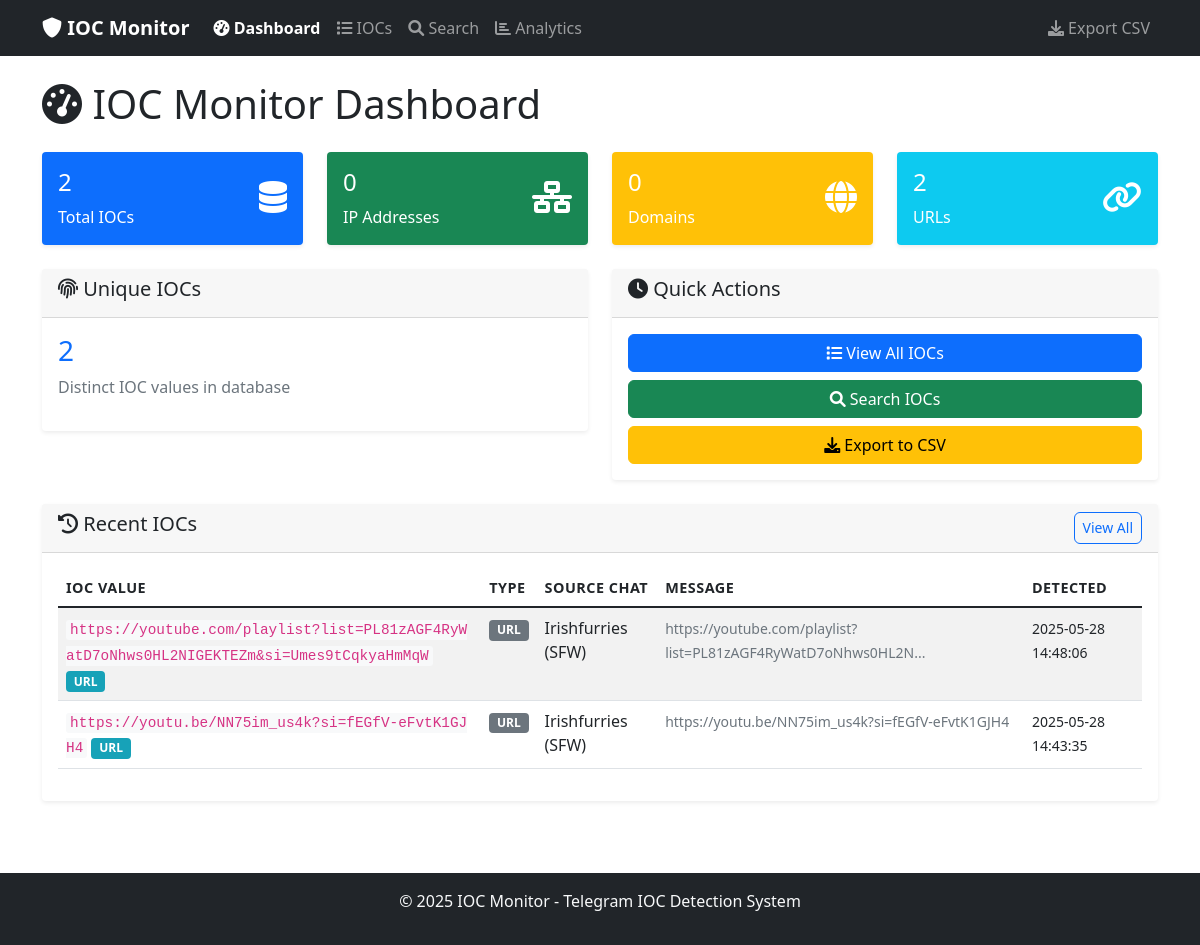
Before: / with the older database file.
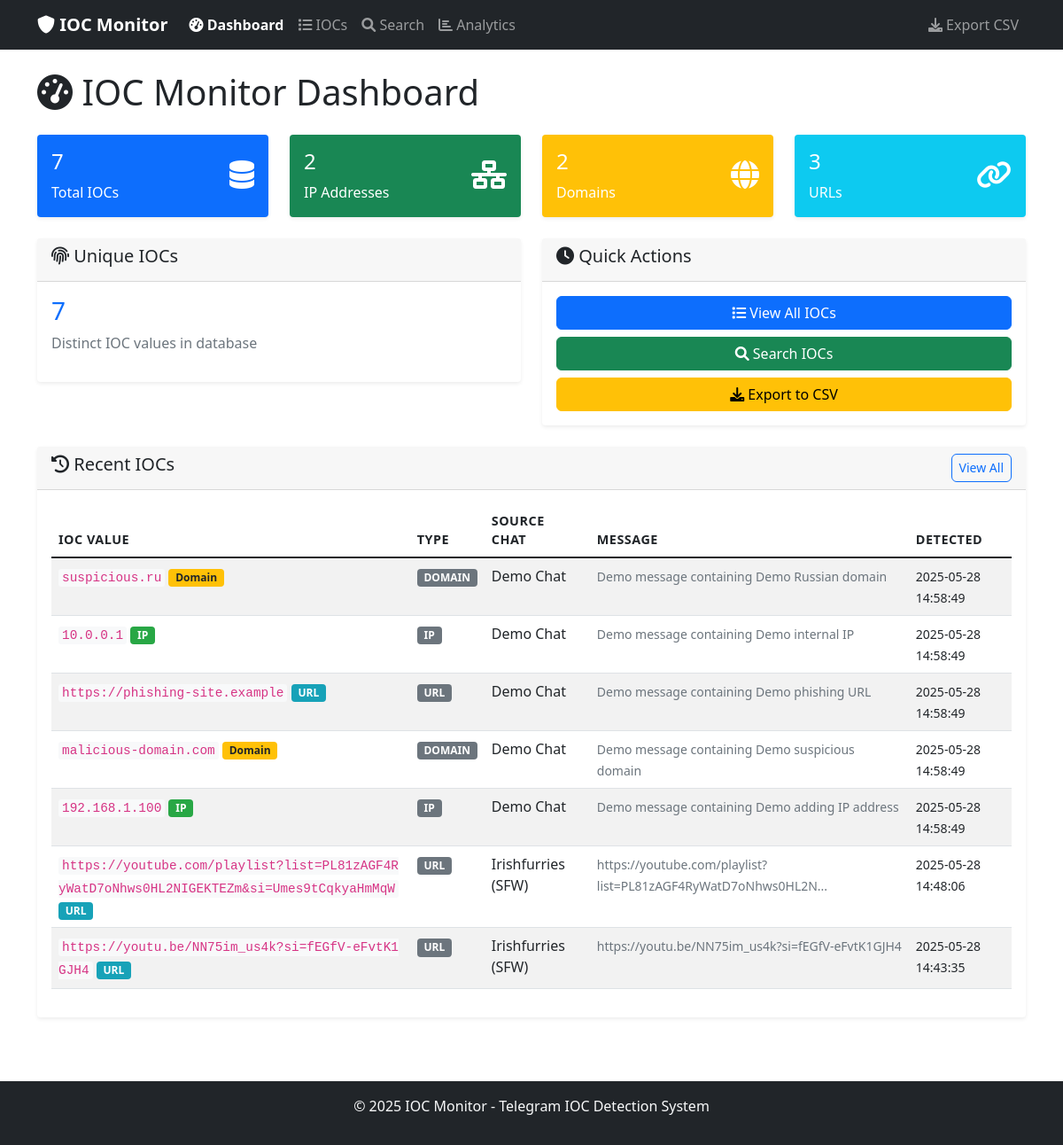
After: the same page with the newer database file.
### tables this page shows
CREATE TABLE iocs (
                    id INTEGER PRIMARY KEY AUTOINCREMENT,
                    ioc_value TEXT NOT NULL,
                    ioc_type TEXT NOT NULL,
                    source_chat_id INTEGER,
                    source_chat_title TEXT,
                    source_message_id INTEGER,
                    message_content TEXT,
                    sender_id INTEGER,
                    sender_username TEXT,
                    detected_at TIMESTAMP DEFAULT CURRENT_TIMESTAMP,
                    UNIQUE(ioc_value, ioc_type, source_message_id)
                );

### web_gui.py (the view)
@app.route('/')
def dashboard():
    stats = db.get_stats()
    recent_iocs = db.get_iocs(limit=10)
    for ioc in recent_iocs:
        try:
            ioc['detected_at'] = datetime.fromisoformat(ioc['detected_at']).strftime('%Y-%m-%d %H:%M:%S')
        except:
            pass
        if ioc['message_content'] and len(ioc['message_content']) > 100:
            ioc['message_content'] = ioc['message_content'][:100] + '...'
    return render_template('dashboard.html', stats=stats, recent_iocs=recent_iocs)

### database.py (called while the page is built)
    def get_stats(self) -> Dict[str, int]:
        try:
            with sqlite3.connect(self.db_path) as conn:
                cursor = conn.cursor()
                stats = {}
                cursor.execute('SELECT COUNT(*) FROM iocs')
                stats['total_iocs'] = cursor.fetchone()[0]
                cursor.execute('''
                    SELECT ioc_type, COUNT(*)
                    FROM iocs
                    GROUP BY ioc_type
                ''')
                for ioc_type, count in cursor.fetchall():
                    stats[f'{ioc_type}_count'] = count
                cursor.execute('SELECT COUNT(DISTINCT ioc_value) FROM iocs')
                stats['unique_iocs'] = cursor.fetchone()[0]
                return stats
        except sqlite3.Error as e:
            print(f"Database error: {e}")
            return {}

### web_gui.py (called while the page is built)
@app.template_filter('truncate_text')
def truncate_text_filter(text, length=50):
    if not text:
        return ''
    if len(text) <= length:
        return text
    return text[:length] + '...'

### templates/dashboard.html (shortened to what this page needs)
{% extends "base.html" %}
{% block content %}
<div class="row">
    <div class="col-12">
        <h1 class="mb-4"><i class="fas fa-tachometer-alt"></i> IOC Monitor Dashboard</h1>
    </div>
</div>
<div class="row mb-4">
    <div class="col-md-3">
        <div class="card bg-primary text-white">
            <div class="card-body">
                <div class="d-flex justify-content-between">
                    <div>
                        <h4 class="card-title">{{ stats.get('total_iocs', 0) }}</h4>
                        <p class="card-text">Total IOCs</p>
                    </div>
                    <div class="align-self-center">
                        <i class="fas fa-database fa-2x"></i>
                    </div>
                </div>
            </div>
        </div>
    </div>
    <div class="col-md-3">
        <div class="card bg-success text-white">
            <div class="card-body">
                <div class="d-flex justify-content-between">
                    <div>
                        <h4 class="card-title">{{ stats.get('ip_count', 0) }}</h4>
                        <p class="card-text">IP Addresses</p>
                    </div>
                    <div class="align-self-center">
                        <i class="fas fa-network-wired fa-2x"></i>
                    </div>
                </div>
            </div>
        </div>
    </div>
    <div class="col-md-3">
        <div class="card bg-warning text-white">
            <div class="card-body">
                <div class="d-flex justify-content-between">
                    <div>
                        <h4 class="card-title">{{ stats.get('domain_count', 0) }}</h4>
                        <p class="card-text">Domains</p>
                    </div>
                    <div class="align-self-center">
                        <i class="fas fa-globe fa-2x"></i>
                    </div>
                </div>
            </div>
        </div>
    </div>
    <div class="col-md-3">
        <div class="card bg-info text-white">
            <div class="card-body">
                <div class="d-flex justify-content-between">
                    <div>
                        <h4 class="card-title">{{ stats.get('url_count', 0) }}</h4>
                        <p class="card-text">URLs</p>
                    </div>
                    <div class="align-self-center">
                        <i class="fas fa-link fa-2x"></i>
                    </div>
                </div>
            </div>
        </div>
    </div>
</div>
<div class="row mb-4">
    <div class="col-md-6">
        <div class="card">
            <div class="card-header">
                <h5><i class="fas fa-fingerprint"></i> Unique IOCs</h5>
            </div>
            <div class="card-body">
                <h3 class="text-primary">{{ stats.get('unique_iocs', 0) }}</h3>
                <p class="text-muted">Distinct IOC values in database</p>
            </div>
        </div>
    </div>
    <div class="col-md-6">
        <div class="card">
            <div class="card-header">
                <h5><i class="fas fa-clock"></i> Quick Actions</h5>
            </div>
            <div class="card-body">
                <a href="{{ url_for('list_iocs') }}" class="btn btn-primary mb-2 d-block">
                    <i class="fas fa-list"></i> View All IOCs
                </a>
                <a href="{{ url_for('search') }}" class="btn btn-success mb-2 d-block">
                    <i class="fas fa-search"></i> Search IOCs
                </a>
                <a href="{{ url_for('export_csv') }}" class="btn btn-warning d-block">
                    <i class="fas fa-download"></i> Export to CSV
                </a>
            </div>
        </div>
    </div>
</div>
<div class="row">
    <div class="col-12">
        <div class="card">
            <div class="card-header d-flex justify-content-between">
                <h5><i class="fas fa-history"></i> Recent IOCs</h5>
                <a href="{{ url_for('list_iocs') }}" class="btn btn-sm btn-outline-primary">View All</a>
            </div>
            <div class="card-body">
                {% if recent_iocs %}
                    <div class="table-responsive">
                        <table class="table table-striped">
                            <thead>
                                <tr>
                                    <th>IOC Value</th>
                                    <th>Type</th>
                                    <th>Source Chat</th>
                                    <th>Message</th>
                                    <th>Detected</th>
                                </tr>
                            </thead>
                            <tbody>
                                {% for ioc in recent_iocs %}
                                <tr>
                                    <td>
                                        <code class="ioc-value">{{ ioc.ioc_value }}</code>
                                        {% if ioc.ioc_type == 'ip' %}
                                            <span class="badge bg-success">IP</span>
                                        {% elif ioc.ioc_type == 'domain' %}
                                            <span class="badge bg-warning">Domain</span>
                                        {% elif ioc.ioc_type == 'url' %}
                                            <span class="badge bg-info">URL</span>
                                        {% endif %}
                                    </td>
                                    <td>
                                        <span class="badge bg-secondary">{{ ioc.ioc_type|upper }}</span>
                                    </td>
                                    <td>{{ ioc.source_chat_title or 'Unknown' }}</td>
                                    <td>
                                        <small class="text-muted">
                                            {{ ioc.message_content|truncate_text(60) if ioc.message_content else 'N/A' }}
                                        </small>
                                    </td>
                                    <td>
                                        <small>{{ ioc.detected_at }}</small>
                                    </td>
                                </tr>
                                {% endfor %}
                            </tbody>
                        </table>
                    </div>
                {% else %}
                    <div class="text-center py-4">
                        <i class="fas fa-search fa-3x text-muted mb-3"></i>
                        <h5 class="text-muted">No IOCs detected yet</h5>
                        <p class="text-muted">Start your Telegram monitor to begin collecting IOCs</p>
                    </div>
                {% endif %}
            </div>
        </div>
    </div>
</div>
{% endblock %}

### templates/base.html (shortened to what this page needs)
<!DOCTYPE html>
<html lang="en">
<head>
    <link href="https://cdn.jsdelivr.net/npm/bootstrap@5.1.3/dist/css/bootstrap.min.css" rel="stylesheet">
    <link href="https://cdnjs.cloudflare.com/ajax/libs/font-awesome/6.0.0/css/all.min.css" rel="stylesheet">
    <link href="{{ url_for('static', filename='css/style.css') }}" rel="stylesheet">
</head>
<body>
    <nav class="navbar navbar-expand-lg navbar-dark bg-dark">
        <div class="container">
            <a class="navbar-brand" href="{{ url_for('dashboard') }}">
                <i class="fas fa-shield-alt"></i> IOC Monitor
            </a>
            <div class="collapse navbar-collapse" id="navbarNav">
                <ul class="navbar-nav me-auto">
                    <li class="nav-item">
                        <a class="nav-link" href="{{ url_for('dashboard') }}">
                            <i class="fas fa-tachometer-alt"></i> Dashboard
                        </a>
                    </li>
                    <li class="nav-item">
                        <a class="nav-link" href="{{ url_for('list_iocs') }}">
                            <i class="fas fa-list"></i> IOCs
                        </a>
                    </li>
                    <li class="nav-item">
                        <a class="nav-link" href="{{ url_for('search') }}">
                            <i class="fas fa-search"></i> Search
                        </a>
                    </li>
                    <li class="nav-item">
                        <a class="nav-link" href="{{ url_for('analytics') }}">
                            <i class="fas fa-chart-bar"></i> Analytics
                        </a>
                    </li>
                </ul>
                <ul class="navbar-nav">
                    <li class="nav-item">
                        <a class="nav-link" href="{{ url_for('export_csv') }}">
                            <i class="fas fa-download"></i> Export CSV
                        </a>
                    </li>
                </ul>
            </div>
        </div>
    </nav>
    <main class="container my-4">
        {% block content %}{% endblock %}
    </main>
    <footer class="bg-dark text-light py-3 mt-5">
        <div class="container text-center">
            <p>&copy; 2025 IOC Monitor - Telegram IOC Detection System</p>
        </div>
    </footer>
</body>
</html>

### static/css/style.css (style rules this page uses)
.ioc-value { font-family: 'Courier New', monospace; font-size: 0.9em; background-color: #f8f9fa; padding: 2px 4px; border-radius: 3px; word-break: break-all; }
.card { border: none; box-shadow: 0 0.125rem 0.25rem rgba(0, 0, 0, 0.075); transition: box-shadow 0.15s ease-in-out; }
.table th { border-top: none; font-weight: 600; font-size: 0.9em; text-transform: uppercase; letter-spacing: 0.5px; }
.badge { font-size: 0.75em; }
.navbar-brand { font-weight: bold; }
.btn { border-radius: 0.375rem; }
.table-responsive { border-radius: 0.375rem; }
footer { margin-top: auto; }
body { min-height: 100vh; display: flex; flex-direction: column; }
main { flex: 1; }
.badge.bg-success { background-color: #28a745 !important; }
.badge.bg-warning { background-color: #ffc107 !important; color: #212529 !important; }
.badge.bg-info { background-color: #17a2b8 !important; }
.navbar-nav .nav-link.active { color: #fff !important; font-weight: bold; }

Changed rows visible on the page:
added iocs: ioc_value "suspicious.ru", shows "Domain", ioc_type "DOMAIN", source_chat_title "Demo Chat", message_content "Demo message containing Demo Russian domain", detected_at "2025-05-28 14:58:49"
added iocs: ioc_value "10.0.0.1", shows "IP", ioc_type "IP", source_chat_title "Demo Chat", message_content "Demo message containing Demo internal IP", detected_at "2025-05-28 14:58:49"
added iocs: ioc_value "https://phishing-site.example", shows "URL", ioc_type "URL", source_chat_title "Demo Chat", message_content "Demo message containing Demo phishing URL", detected_at "2025-05-28 14:58:49"
added iocs: ioc_value "malicious-domain.com", shows "Domain", ioc_type "DOMAIN", source_chat_title "Demo Chat", message_content "Demo message containing Demo suspicious domain", detected_at "2025-05-28 14:58:49"
added iocs: ioc_value "192.168.1.100", shows "IP", ioc_type "IP", source_chat_title "Demo Chat", message_content "Demo message containing Demo adding IP address", detected_at "2025-05-28 14:58:49"
Other visible differences:
{{ stats.get('total_iocs', 0) }}: "2" → "7"
{{ stats.get('ip_count', 0) }}: "0" → "2"
{{ stats.get('domain_count', 0) }}: "0" → "2"
{{ stats.get('url_count', 0) }}: "2" → "3"
{{ stats.get('unique_iocs', 0) }}: "2" → "7"
